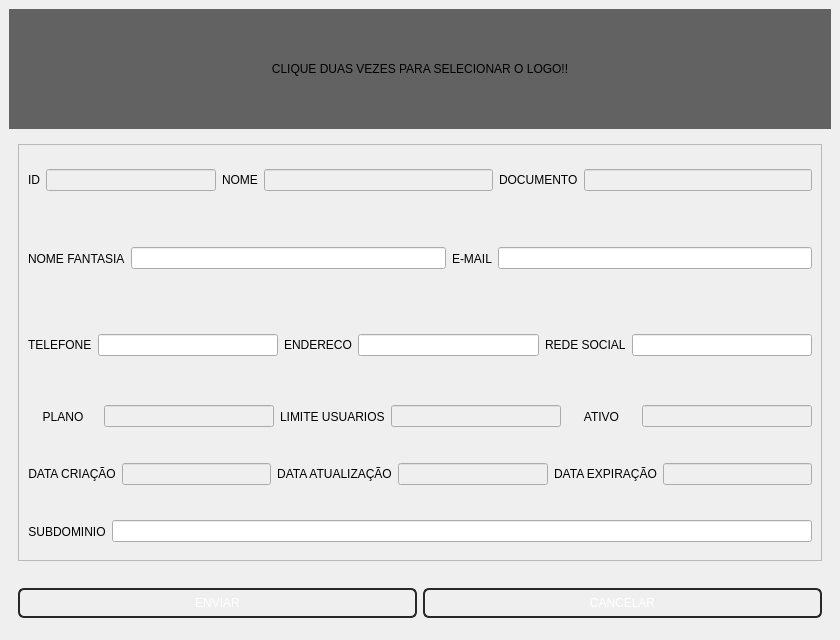
<?xml version="1.0" encoding="UTF-8"?>
<ui version="4.0">
 <class>MainWindow</class>
 <widget class="QMainWindow" name="MainWindow">
  <property name="geometry">
   <rect>
    <x>0</x>
    <y>0</y>
    <width>840</width>
    <height>640</height>
   </rect>
  </property>
  <property name="minimumSize">
   <size>
    <width>840</width>
    <height>640</height>
   </size>
  </property>
  <property name="maximumSize">
   <size>
    <width>840</width>
    <height>640</height>
   </size>
  </property>
  <property name="windowTitle">
   <string>MainWindow</string>
  </property>
  <widget class="QWidget" name="centralwidget">
   <layout class="QVBoxLayout" name="verticalLayout">
    <property name="spacing">
     <number>0</number>
    </property>
    <property name="leftMargin">
     <number>0</number>
    </property>
    <property name="topMargin">
     <number>0</number>
    </property>
    <property name="rightMargin">
     <number>0</number>
    </property>
    <property name="bottomMargin">
     <number>0</number>
    </property>
    <item>
     <widget class="QWidget" name="widget" native="true">
      <layout class="QVBoxLayout" name="verticalLayout_2">
       <item>
        <widget class="QWidget" name="widget_2" native="true">
         <property name="maximumSize">
          <size>
           <width>16777215</width>
           <height>140</height>
          </size>
         </property>
         <layout class="QVBoxLayout" name="verticalLayout_3">
          <property name="spacing">
           <number>0</number>
          </property>
          <property name="sizeConstraint">
           <enum>QLayout::SizeConstraint::SetMaximumSize</enum>
          </property>
          <property name="leftMargin">
           <number>0</number>
          </property>
          <property name="topMargin">
           <number>0</number>
          </property>
          <property name="rightMargin">
           <number>0</number>
          </property>
          <property name="bottomMargin">
           <number>0</number>
          </property>
          <item>
           <widget class="QLabel" name="estabelecimento_logo">
            <property name="sizePolicy">
             <sizepolicy hsizetype="Expanding" vsizetype="Expanding">
              <horstretch>0</horstretch>
              <verstretch>0</verstretch>
             </sizepolicy>
            </property>
            <property name="minimumSize">
             <size>
              <width>819</width>
              <height>120</height>
             </size>
            </property>
            <property name="maximumSize">
             <size>
              <width>16777215</width>
              <height>120</height>
             </size>
            </property>
            <property name="styleSheet">
             <string notr="true">QLabel {
		
	background-color: rgb(98, 98, 98);
	
}
</string>
            </property>
            <property name="text">
             <string>CLIQUE DUAS VEZES PARA SELECIONAR O LOGO!!</string>
            </property>
            <property name="alignment">
             <set>Qt::AlignmentFlag::AlignCenter</set>
            </property>
           </widget>
          </item>
         </layout>
        </widget>
       </item>
       <item>
        <widget class="QWidget" name="widget_3" native="true">
         <layout class="QHBoxLayout" name="horizontalLayout_2">
          <item>
           <widget class="QFrame" name="frame">
            <property name="frameShape">
             <enum>QFrame::Shape::StyledPanel</enum>
            </property>
            <property name="frameShadow">
             <enum>QFrame::Shadow::Raised</enum>
            </property>
            <layout class="QVBoxLayout" name="verticalLayout_4">
             <property name="spacing">
              <number>0</number>
             </property>
             <property name="leftMargin">
              <number>0</number>
             </property>
             <property name="topMargin">
              <number>0</number>
             </property>
             <property name="rightMargin">
              <number>0</number>
             </property>
             <property name="bottomMargin">
              <number>0</number>
             </property>
             <item>
              <widget class="QWidget" name="widget_5" native="true">
               <property name="maximumSize">
                <size>
                 <width>16777215</width>
                 <height>70</height>
                </size>
               </property>
               <layout class="QHBoxLayout" name="horizontalLayout_3">
                <item>
                 <widget class="QLabel" name="label">
                  <property name="text">
                   <string>ID</string>
                  </property>
                 </widget>
                </item>
                <item>
                 <widget class="QLineEdit" name="IdLine">
                  <property name="enabled">
                   <bool>false</bool>
                  </property>
                  <property name="maximumSize">
                   <size>
                    <width>170</width>
                    <height>16777215</height>
                   </size>
                  </property>
                  <property name="echoMode">
                   <enum>QLineEdit::EchoMode::Password</enum>
                  </property>
                 </widget>
                </item>
                <item>
                 <widget class="QLabel" name="label_2">
                  <property name="text">
                   <string>NOME</string>
                  </property>
                 </widget>
                </item>
                <item>
                 <widget class="QLineEdit" name="NomeLine">
                  <property name="enabled">
                   <bool>false</bool>
                  </property>
                  <property name="text">
                   <string/>
                  </property>
                 </widget>
                </item>
                <item>
                 <widget class="QLabel" name="label_3">
                  <property name="text">
                   <string>DOCUMENTO</string>
                  </property>
                 </widget>
                </item>
                <item>
                 <widget class="QLineEdit" name="DocumentoLine">
                  <property name="enabled">
                   <bool>false</bool>
                  </property>
                  <property name="font">
                   <font>
                    <strikeout>false</strikeout>
                   </font>
                  </property>
                  <property name="text">
                   <string/>
                  </property>
                  <property name="echoMode">
                   <enum>QLineEdit::EchoMode::Password</enum>
                  </property>
                 </widget>
                </item>
               </layout>
              </widget>
             </item>
             <item>
              <widget class="QWidget" name="widget_6" native="true">
               <property name="maximumSize">
                <size>
                 <width>16777215</width>
                 <height>175</height>
                </size>
               </property>
               <layout class="QVBoxLayout" name="verticalLayout_5">
                <property name="spacing">
                 <number>0</number>
                </property>
                <property name="leftMargin">
                 <number>0</number>
                </property>
                <property name="topMargin">
                 <number>0</number>
                </property>
                <property name="rightMargin">
                 <number>0</number>
                </property>
                <property name="bottomMargin">
                 <number>0</number>
                </property>
                <item>
                 <widget class="QWidget" name="widget_8" native="true">
                  <property name="maximumSize">
                   <size>
                    <width>16777215</width>
                    <height>95</height>
                   </size>
                  </property>
                  <layout class="QHBoxLayout" name="horizontalLayout_4">
                   <item>
                    <widget class="QLabel" name="label_4">
                     <property name="text">
                      <string>NOME FANTASIA</string>
                     </property>
                    </widget>
                   </item>
                   <item>
                    <widget class="QLineEdit" name="NomeFanLine">
                     <property name="text">
                      <string/>
                     </property>
                    </widget>
                   </item>
                   <item>
                    <widget class="QLabel" name="label_6">
                     <property name="text">
                      <string>E-MAIL</string>
                     </property>
                    </widget>
                   </item>
                   <item>
                    <widget class="QLineEdit" name="EmailLine">
                     <property name="text">
                      <string/>
                     </property>
                    </widget>
                   </item>
                  </layout>
                 </widget>
                </item>
                <item>
                 <widget class="QWidget" name="widget_9" native="true">
                  <property name="maximumSize">
                   <size>
                    <width>16777215</width>
                    <height>95</height>
                   </size>
                  </property>
                  <layout class="QHBoxLayout" name="horizontalLayout_5">
                   <item>
                    <widget class="QLabel" name="label_5">
                     <property name="text">
                      <string>TELEFONE</string>
                     </property>
                    </widget>
                   </item>
                   <item>
                    <widget class="QLineEdit" name="TelefoneLine">
                     <property name="text">
                      <string/>
                     </property>
                    </widget>
                   </item>
                   <item>
                    <widget class="QLabel" name="label_7">
                     <property name="text">
                      <string>ENDERECO</string>
                     </property>
                    </widget>
                   </item>
                   <item>
                    <widget class="QLineEdit" name="EnderecoLine">
                     <property name="text">
                      <string/>
                     </property>
                    </widget>
                   </item>
                   <item>
                    <widget class="QLabel" name="label_8">
                     <property name="text">
                      <string>REDE SOCIAL</string>
                     </property>
                    </widget>
                   </item>
                   <item>
                    <widget class="QLineEdit" name="RedeSocialLine">
                     <property name="text">
                      <string/>
                     </property>
                    </widget>
                   </item>
                  </layout>
                 </widget>
                </item>
               </layout>
              </widget>
             </item>
             <item>
              <widget class="QWidget" name="widget_7" native="true">
               <layout class="QVBoxLayout" name="verticalLayout_6">
                <property name="spacing">
                 <number>0</number>
                </property>
                <property name="leftMargin">
                 <number>0</number>
                </property>
                <property name="topMargin">
                 <number>0</number>
                </property>
                <property name="rightMargin">
                 <number>0</number>
                </property>
                <property name="bottomMargin">
                 <number>0</number>
                </property>
                <item>
                 <widget class="QWidget" name="widget_10" native="true">
                  <layout class="QHBoxLayout" name="horizontalLayout_6">
                   <item>
                    <widget class="QLabel" name="label_11">
                     <property name="text">
                      <string>PLANO</string>
                     </property>
                     <property name="alignment">
                      <set>Qt::AlignmentFlag::AlignCenter</set>
                     </property>
                    </widget>
                   </item>
                   <item>
                    <widget class="QLineEdit" name="PlanoLine">
                     <property name="enabled">
                      <bool>false</bool>
                     </property>
                     <property name="maximumSize">
                      <size>
                       <width>170</width>
                       <height>16777215</height>
                      </size>
                     </property>
                    </widget>
                   </item>
                   <item>
                    <widget class="QLabel" name="label_12">
                     <property name="text">
                      <string>LIMITE USUARIOS</string>
                     </property>
                    </widget>
                   </item>
                   <item>
                    <widget class="QLineEdit" name="LimiteUsuarioLine">
                     <property name="enabled">
                      <bool>false</bool>
                     </property>
                     <property name="maximumSize">
                      <size>
                       <width>170</width>
                       <height>16777215</height>
                      </size>
                     </property>
                    </widget>
                   </item>
                   <item>
                    <widget class="QLabel" name="label_13">
                     <property name="text">
                      <string>ATIVO</string>
                     </property>
                     <property name="alignment">
                      <set>Qt::AlignmentFlag::AlignCenter</set>
                     </property>
                    </widget>
                   </item>
                   <item>
                    <widget class="QLineEdit" name="AtivoLine">
                     <property name="enabled">
                      <bool>false</bool>
                     </property>
                     <property name="maximumSize">
                      <size>
                       <width>170</width>
                       <height>16777215</height>
                      </size>
                     </property>
                     <property name="text">
                      <string/>
                     </property>
                    </widget>
                   </item>
                  </layout>
                 </widget>
                </item>
                <item>
                 <widget class="QWidget" name="widget_11" native="true">
                  <layout class="QHBoxLayout" name="horizontalLayout_7">
                   <item>
                    <widget class="QLabel" name="label_16">
                     <property name="minimumSize">
                      <size>
                       <width>0</width>
                       <height>0</height>
                      </size>
                     </property>
                     <property name="text">
                      <string>DATA CRIAÇÃO</string>
                     </property>
                     <property name="alignment">
                      <set>Qt::AlignmentFlag::AlignCenter</set>
                     </property>
                    </widget>
                   </item>
                   <item>
                    <widget class="QLineEdit" name="DataCriacaoLine">
                     <property name="enabled">
                      <bool>false</bool>
                     </property>
                     <property name="maximumSize">
                      <size>
                       <width>16777215</width>
                       <height>16777215</height>
                      </size>
                     </property>
                    </widget>
                   </item>
                   <item>
                    <widget class="QLabel" name="label_17">
                     <property name="minimumSize">
                      <size>
                       <width>0</width>
                       <height>0</height>
                      </size>
                     </property>
                     <property name="maximumSize">
                      <size>
                       <width>130</width>
                       <height>16777215</height>
                      </size>
                     </property>
                     <property name="text">
                      <string>DATA ATUALIZAÇÃO</string>
                     </property>
                     <property name="alignment">
                      <set>Qt::AlignmentFlag::AlignCenter</set>
                     </property>
                    </widget>
                   </item>
                   <item>
                    <widget class="QLineEdit" name="DataAtualizacaoLine">
                     <property name="enabled">
                      <bool>false</bool>
                     </property>
                     <property name="maximumSize">
                      <size>
                       <width>16777215</width>
                       <height>16777215</height>
                      </size>
                     </property>
                    </widget>
                   </item>
                   <item>
                    <widget class="QLabel" name="label_14">
                     <property name="text">
                      <string>DATA EXPIRAÇÃO</string>
                     </property>
                     <property name="alignment">
                      <set>Qt::AlignmentFlag::AlignCenter</set>
                     </property>
                    </widget>
                   </item>
                   <item>
                    <widget class="QLineEdit" name="DataExpiracaoLine">
                     <property name="enabled">
                      <bool>false</bool>
                     </property>
                     <property name="maximumSize">
                      <size>
                       <width>170</width>
                       <height>16777215</height>
                      </size>
                     </property>
                    </widget>
                   </item>
                  </layout>
                 </widget>
                </item>
                <item>
                 <widget class="QWidget" name="widget_12" native="true">
                  <layout class="QHBoxLayout" name="horizontalLayout_8">
                   <item>
                    <widget class="QLabel" name="label_15">
                     <property name="maximumSize">
                      <size>
                       <width>130</width>
                       <height>16777215</height>
                      </size>
                     </property>
                     <property name="text">
                      <string>SUBDOMINIO</string>
                     </property>
                     <property name="alignment">
                      <set>Qt::AlignmentFlag::AlignCenter</set>
                     </property>
                    </widget>
                   </item>
                   <item>
                    <widget class="QLineEdit" name="SubDominioLine">
                     <property name="maximumSize">
                      <size>
                       <width>16777215</width>
                       <height>16777215</height>
                      </size>
                     </property>
                    </widget>
                   </item>
                  </layout>
                 </widget>
                </item>
               </layout>
              </widget>
             </item>
            </layout>
           </widget>
          </item>
         </layout>
        </widget>
       </item>
       <item>
        <widget class="QWidget" name="widget_4" native="true">
         <property name="maximumSize">
          <size>
           <width>16777215</width>
           <height>55</height>
          </size>
         </property>
         <property name="styleSheet">
          <string notr="true">QPushButton {
    background: qlineargradient(
        spread:pad,
        x1:0, y1:0,
        x2:1, y2:0,
        stop:0 #393939,
        stop:1 #7d7d7d
    );
    color: white;
    border: 2px solid #282828;
    border-radius: 6px;
    padding: 6px 12px;
}

QPushButton::hover{
    background: qlineargradient(
        spread:pad,
        x1:0, y1:0,
        x2:1, y2:0,
        stop:0 #7d7d7d,
        stop:1 #393939
    );
}</string>
         </property>
         <layout class="QHBoxLayout" name="horizontalLayout">
          <item>
           <widget class="QPushButton" name="EnviaDados">
            <property name="text">
             <string>ENVIAR</string>
            </property>
           </widget>
          </item>
          <item>
           <widget class="QPushButton" name="CancelaEnvio">
            <property name="text">
             <string>CANCELAR</string>
            </property>
           </widget>
          </item>
         </layout>
        </widget>
       </item>
      </layout>
     </widget>
    </item>
   </layout>
  </widget>
 </widget>
 <tabstops>
  <tabstop>EnviaDados</tabstop>
  <tabstop>CancelaEnvio</tabstop>
 </tabstops>
 <resources/>
 <connections/>
</ui>
